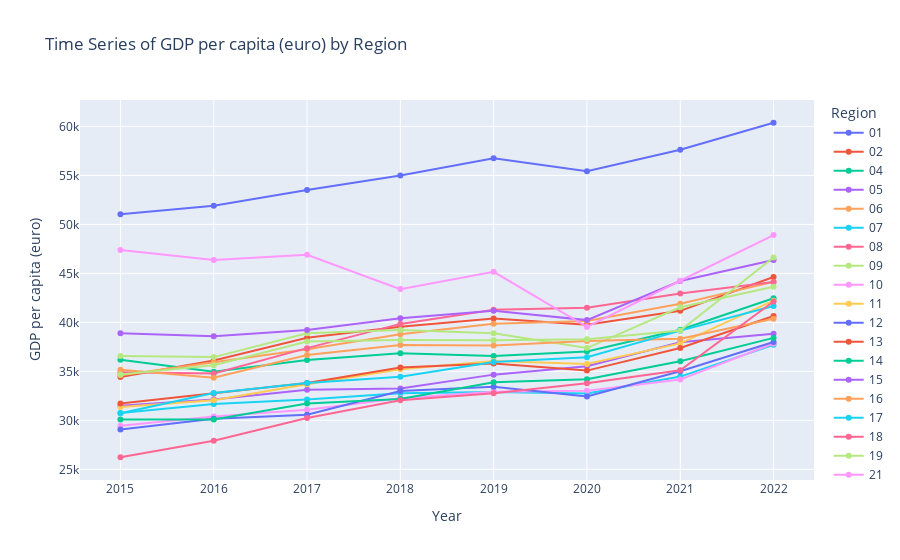

Here is the notebook cell this chart was saved with:
### Markdown cell above
### Visualize time series

### Code cell
import plotly.express as px
from visualization import plot_economic_factor

region_df = region_df.dropna()
print(region_df.columns.to_list())
plot_economic_factor(region_df, "GDP per capita (euro)")

### Figure 1 — Plotly figure (JSON) as saved in the notebook; plotly's stock layout.template omitted (floating-point values rounded to 4 significant figures)
{"data": [{"hovertemplate": "Year: %{x}<br>GDP per capita (euro): %{y}<br>Region: %{legendgroup}", "legendgroup": "01", "line": {"color": "#636efa", "dash": "solid"}, "marker": {"symbol": "circle"}, "mode": "lines+markers", "name": "01", "orientation": "v", "showlegend": true, "type": "scatter", "x": [2015, 2016, 2017, 2018, 2019, 2020, 2021, 2022], "xaxis": "x", "y": [51050.0, 51910.0, 53510.0, 54980.0, 56760.0, 55420.0, 57620.0, 60380.0], "yaxis": "y"}, {"hovertemplate": "Year: %{x}<br>GDP per capita (euro): %{y}<br>Region: %{legendgroup}", "legendgroup": "02", "line": {"color": "#EF553B", "dash": "solid"}, "marker": {"symbol": "circle"}, "mode": "lines+markers", "name": "02", "orientation": "v", "showlegend": true, "type": "scatter", "x": [2015, 2016, 2017, 2018, 2019, 2020, 2021, 2022], "xaxis": "x", "y": [34420.0, 36100.0, 38440.0, 39540.0, 40400.0, 39750.0, 41180.0, 44630.0], "yaxis": "y"}, {"hovertemplate": "Year: %{x}<br>GDP per capita (euro): %{y}<br>Region: %{legendgroup}", "legendgroup": "04", "line": {"color": "#00cc96", "dash": "solid"}, "marker": {"symbol": "circle"}, "mode": "lines+markers", "name": "04", "orientation": "v", "showlegend": true, "type": "scatter", "x": [2015, 2016, 2017, 2018, 2019, 2020, 2021, 2022], "xaxis": "x", "y": [36180.0, 34960.0, 36170.0, 36860.0, 36560.0, 37030.0, 39250.0, 42470.0], "yaxis": "y"}, {"hovertemplate": "Year: %{x}<br>GDP per capita (euro): %{y}<br>Region: %{legendgroup}", "legendgroup": "05", "line": {"color": "#ab63fa", "dash": "solid"}, "marker": {"symbol": "circle"}, "mode": "lines+markers", "name": "05", "orientation": "v", "showlegend": true, "type": "scatter", "x": [2015, 2016, 2017, 2018, 2019, 2020, 2021, 2022], "xaxis": "x", "y": [31490.0, 32120.0, 33120.0, 33260.0, 34670.0, 35520.0, 37970.0, 38840.0], "yaxis": "y"}, {"hovertemplate": "Year: %{x}<br>GDP per capita (euro): %{y}<br>Region: %{legendgroup}", "legendgroup": "06", "line": {"color": "#FFA15A", "dash": "solid"}, "marker": {"symbol": "circle"}, "mode": "lines+markers", "name": "06", "orientation": "v", "showlegend": true, "type": "scatter", "x": [2015, 2016, 2017, 2018, 2019, 2020, 2021, 2022], "xaxis": "x", "y": [34610.0, 35950.0, 37250.0, 38780.0, 39860.0, 40150.0, 41910.0, 44130.0], "yaxis": "y"}, {"hovertemplate": "Year: %{x}<br>GDP per capita (euro): %{y}<br>Region: %{legendgroup}", "legendgroup": "07", "line": {"color": "#19d3f3", "dash": "solid"}, "marker": {"symbol": "circle"}, "mode": "lines+markers", "name": "07", "orientation": "v", "showlegend": true, "type": "scatter", "x": [2015, 2016, 2017, 2018, 2019, 2020, 2021, 2022], "xaxis": "x", "y": [30760.0, 31680.0, 32140.0, 32760.0, 32910.0, 32750.0, 34470.0, 37710.0], "yaxis": "y"}, {"hovertemplate": "Year: %{x}<br>GDP per capita (euro): %{y}<br>Region: %{legendgroup}", "legendgroup": "08", "line": {"color": "#FF6692", "dash": "solid"}, "marker": {"symbol": "circle"}, "mode": "lines+markers", "name": "08", "orientation": "v", "showlegend": true, "type": "scatter", "x": [2015, 2016, 2017, 2018, 2019, 2020, 2021, 2022], "xaxis": "x", "y": [34900.0, 34790.0, 37370.0, 39850.0, 41290.0, 41510.0, 42940.0, 44130.0], "yaxis": "y"}, {"hovertemplate": "Year: %{x}<br>GDP per capita (euro): %{y}<br>Region: %{legendgroup}", "legendgroup": "09", "line": {"color": "#B6E880", "dash": "solid"}, "marker": {"symbol": "circle"}, "mode": "lines+markers", "name": "09", "orientation": "v", "showlegend": true, "type": "scatter", "x": [2015, 2016, 2017, 2018, 2019, 2020, 2021, 2022], "xaxis": "x", "y": [36580.0, 36460.0, 38890.0, 39220.0, 38900.0, 37380.0, 41540.0, 43650.0], "yaxis": "y"}, {"hovertemplate": "Year: %{x}<br>GDP per capita (euro): %{y}<br>Region: %{legendgroup}", "legendgroup": "10", "line": {"color": "#FF97FF", "dash": "solid"}, "marker": {"symbol": "circle"}, "mode": "lines+markers", "name": "10", "orientation": "v", "showlegend": true, "type": "scatter", "x": [2015, 2016, 2017, 2018, 2019, 2020, 2021, 2022], "xaxis": "x", "y": [29440.0, 30400.0, 31080.0, 32250.0, 32910.0, 33030.0, 34170.0, 37850.0], "yaxis": "y"}, {"hovertemplate": "Year: %{x}<br>GDP per capita (euro): %{y}<br>Region: %{legendgroup}", "legendgroup": "11", "line": {"color": "#FECB52", "dash": "solid"}, "marker": {"symbol": "circle"}, "mode": "lines+markers", "name": "11", "orientation": "v", "showlegend": true, "type": "scatter", "x": [2015, 2016, 2017, 2018, 2019, 2020, 2021, 2022], "xaxis": "x", "y": [31360.0, 32050.0, 33680.0, 35220.0, 36070.0, 35760.0, 37850.0, 42210.0], "yaxis": "y"}, {"hovertemplate": "Year: %{x}<br>GDP per capita (euro): %{y}<br>Region: %{legendgroup}", "legendgroup": "12", "line": {"color": "#636efa", "dash": "solid"}, "marker": {"symbol": "circle"}, "mode": "lines+markers", "name": "12", "orientation": "v", "showlegend": true, "type": "scatter", "x": [2015, 2016, 2017, 2018, 2019, 2020, 2021, 2022], "xaxis": "x", "y": [29070.0, 30170.0, 30570.0, 32990.0, 33430.0, 32440.0, 35020.0, 37990.0], "yaxis": "y"}, {"hovertemplate": "Year: %{x}<br>GDP per capita (euro): %{y}<br>Region: %{legendgroup}", "legendgroup": "13", "line": {"color": "#EF553B", "dash": "solid"}, "marker": {"symbol": "circle"}, "mode": "lines+markers", "name": "13", "orientation": "v", "showlegend": true, "type": "scatter", "x": [2015, 2016, 2017, 2018, 2019, 2020, 2021, 2022], "xaxis": "x", "y": [31730.0, 32740.0, 33820.0, 35410.0, 35810.0, 35080.0, 37390.0, 40650.0], "yaxis": "y"}, {"hovertemplate": "Year: %{x}<br>GDP per capita (euro): %{y}<br>Region: %{legendgroup}", "legendgroup": "14", "line": {"color": "#00cc96", "dash": "solid"}, "marker": {"symbol": "circle"}, "mode": "lines+markers", "name": "14", "orientation": "v", "showlegend": true, "type": "scatter", "x": [2015, 2016, 2017, 2018, 2019, 2020, 2021, 2022], "xaxis": "x", "y": [30080.0, 30080.0, 31720.0, 32190.0, 33880.0, 34190.0, 36040.0, 38420.0], "yaxis": "y"}, {"hovertemplate": "Year: %{x}<br>GDP per capita (euro): %{y}<br>Region: %{legendgroup}", "legendgroup": "15", "line": {"color": "#ab63fa", "dash": "solid"}, "marker": {"symbol": "circle"}, "mode": "lines+markers", "name": "15", "orientation": "v", "showlegend": true, "type": "scatter", "x": [2015, 2016, 2017, 2018, 2019, 2020, 2021, 2022], "xaxis": "x", "y": [38900.0, 38580.0, 39230.0, 40430.0, 41200.0, 40230.0, 44220.0, 46380.0], "yaxis": "y"}, {"hovertemplate": "Year: %{x}<br>GDP per capita (euro): %{y}<br>Region: %{legendgroup}", "legendgroup": "16", "line": {"color": "#FFA15A", "dash": "solid"}, "marker": {"symbol": "circle"}, "mode": "lines+markers", "name": "16", "orientation": "v", "showlegend": true, "type": "scatter", "x": [2015, 2016, 2017, 2018, 2019, 2020, 2021, 2022], "xaxis": "x", "y": [35160.0, 34360.0, 36680.0, 37690.0, 37650.0, 38100.0, 38340.0, 40370.0], "yaxis": "y"}, {"hovertemplate": "Year: %{x}<br>GDP per capita (euro): %{y}<br>Region: %{legendgroup}", "legendgroup": "17", "line": {"color": "#19d3f3", "dash": "solid"}, "marker": {"symbol": "circle"}, "mode": "lines+markers", "name": "17", "orientation": "v", "showlegend": true, "type": "scatter", "x": [2015, 2016, 2017, 2018, 2019, 2020, 2021, 2022], "xaxis": "x", "y": [30720.0, 32800.0, 33820.0, 34440.0, 35960.0, 36430.0, 39160.0, 41670.0], "yaxis": "y"}, {"hovertemplate": "Year: %{x}<br>GDP per capita (euro): %{y}<br>Region: %{legendgroup}", "legendgroup": "18", "line": {"color": "#FF6692", "dash": "solid"}, "marker": {"symbol": "circle"}, "mode": "lines+markers", "name": "18", "orientation": "v", "showlegend": true, "type": "scatter", "x": [2015, 2016, 2017, 2018, 2019, 2020, 2021, 2022], "xaxis": "x", "y": [26240.0, 27930.0, 30240.0, 32050.0, 32770.0, 33800.0, 35110.0, 42130.0], "yaxis": "y"}, {"hovertemplate": "Year: %{x}<br>GDP per capita (euro): %{y}<br>Region: %{legendgroup}", "legendgroup": "19", "line": {"color": "#B6E880", "dash": "solid"}, "marker": {"symbol": "circle"}, "mode": "lines+markers", "name": "19", "orientation": "v", "showlegend": true, "type": "scatter", "x": [2015, 2016, 2017, 2018, 2019, 2020, 2021, 2022], "xaxis": "x", "y": [34670.0, 35620.0, 38040.0, 38210.0, 38190.0, 38280.0, 39170.0, 46620.0], "yaxis": "y"}, {"hovertemplate": "Year: %{x}<br>GDP per capita (euro): %{y}<br>Region: %{legendgroup}", "legendgroup": "21", "line": {"color": "#FF97FF", "dash": "solid"}, "marker": {"symbol": "circle"}, "mode": "lines+markers", "name": "21", "orientation": "v", "showlegend": true, "type": "scatter", "x": [2015, 2016, 2017, 2018, 2019, 2020, 2021, 2022], "xaxis": "x", "y": [47390.0, 46370.0, 46890.0, 43400.0, 45160.0, 39530.0, 44250.0, 48910.0], "yaxis": "y"}], "layout": {"hovermode": "x unified", "legend": {"title": {"text": "Region"}, "tracegroupgap": 0}, "title": {"text": "Time Series of GDP per capita (euro) by Region"}, "xaxis": {"anchor": "y", "domain": [0, 1], "title": {"text": "Year"}}, "yaxis": {"anchor": "x", "domain": [0, 1], "title": {"text": "GDP per capita (euro)"}}}}
